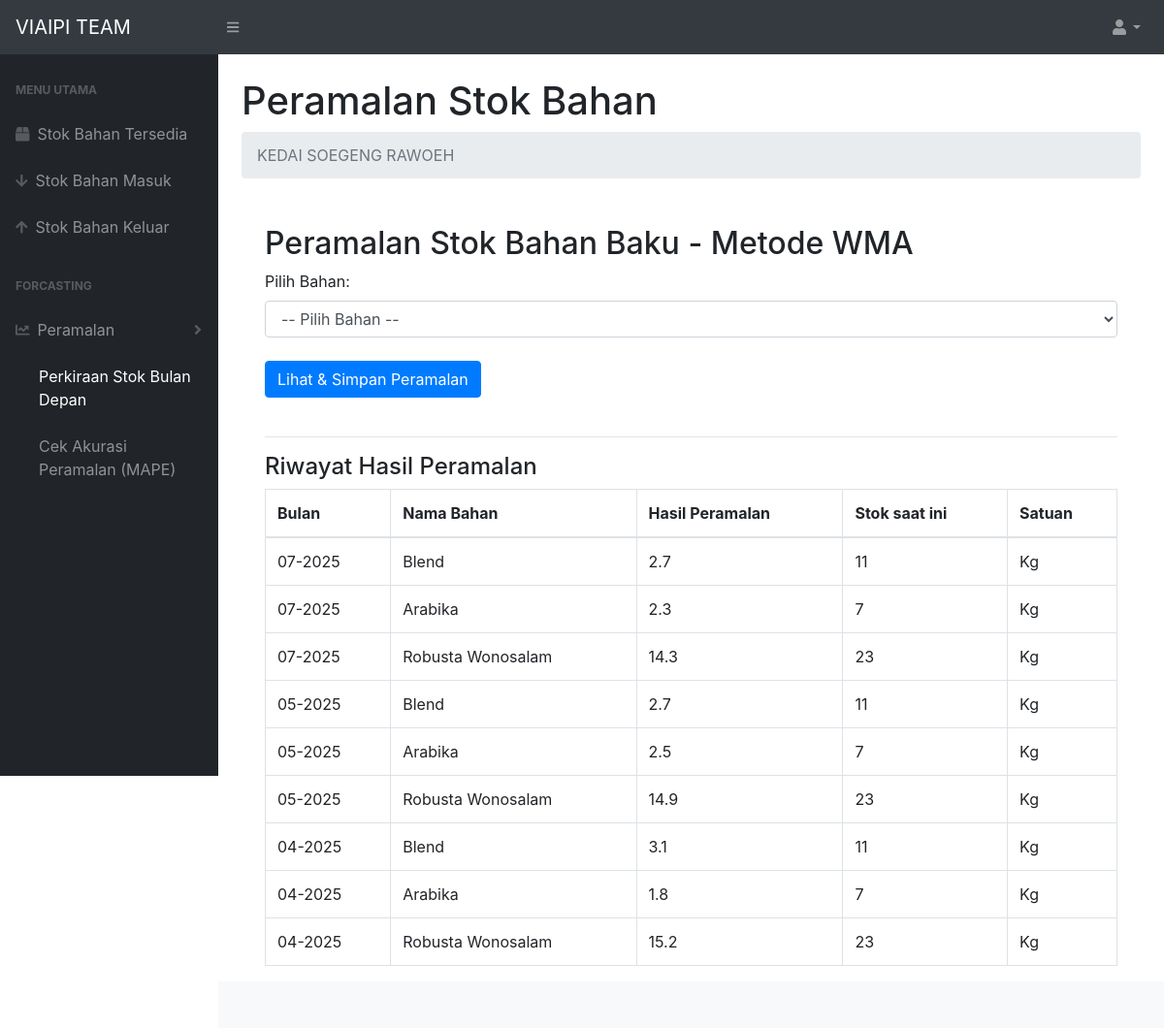
/wma.php, run on the app's committed database.
### tables this page shows
CREATE TABLE `hasil_peramalan` (
  `id` int(11) NOT NULL,
  `idbarang` int(11) NOT NULL,
  `bulan_tahun` varchar(10) NOT NULL,
  `hasil` decimal(10,1) DEFAULT NULL,
  `tanggal_input` timestamp NOT NULL DEFAULT current_timestamp(),
  `satuan` int(11) NOT NULL
);

CREATE TABLE `stock` (
  `idbarang` int(11) NOT NULL,
  `kategori` varchar(20) NOT NULL,
  `namabarang` varchar(25) NOT NULL,
  `deskripsi` varchar(25) NOT NULL,
  `stock` int(11) NOT NULL
);

### wma.php (the view, shortened to what this page needs)
<?php
require 'function.php';
?>
<!DOCTYPE html>
<html lang="en">
<head>
    <link href="css/styles.css" rel="stylesheet" />
    <link href="https://cdn.datatables.net/1.10.20/css/dataTables.bootstrap4.min.css" rel="stylesheet" />
</head>
<body class="sb-nav-fixed">
    <nav class="sb-topnav navbar navbar-expand navbar-dark bg-dark">
        <a class="navbar-brand" href="index.php">VIAIPI TEAM</a>
        <button class="btn btn-link btn-sm order-1 order-lg-0" id="sidebarToggle" href="#"><i class="fas fa-bars"></i></button>
        <ul class="navbar-nav ml-auto ml-md-20">
            <li class="nav-item dropdown">
                <a class="nav-link dropdown-toggle" id="userDropdown" href="#" role="button" data-toggle="dropdown" aria-haspopup="true" aria-expanded="false"><i class="fas fa-user fa-fw"></i></a>
            </li>
        </ul>
    </nav>
    <div id="layoutSidenav">
        <div id="layoutSidenav_nav">
            <nav class="sb-sidenav accordion sb-sidenav-dark" id="sidenavAccordion">
                <div class="sb-sidenav-menu">
                    <div class="nav">
                            <div class="sb-sidenav-menu-heading">Menu Utama</div>
                            <a class="nav-link<?= basename($_SERVER['PHP_SELF']) == 'index.php' ? ' active' : '' ?>" href="index.php">
                                <div class="sb-nav-link-icon"><i class="fas fa-box"></i></div>
                                Stok Bahan Tersedia
                            </a>
                            <a class="nav-link<?= basename($_SERVER['PHP_SELF']) == 'barang masuk.php' ? ' active' : '' ?>" href="barang masuk.php">
                                <div class="sb-nav-link-icon"><i class="fas fa-arrow-down"></i></div>
                                Stok Bahan Masuk
                            </a>
                            <a class="nav-link<?= basename($_SERVER['PHP_SELF']) == 'barang keluar.php' ? ' active' : '' ?>" href="barang keluar.php">
                                <div class="sb-nav-link-icon"><i class="fas fa-arrow-up"></i></div>
                                Stok Bahan Keluar
                            </a>
                            <div class="sb-sidenav-menu-heading">Forcasting</div>
                            <a class="nav-link collapsed" href="#" data-toggle="collapse" data-target="#collapseForecast" aria-expanded="false" aria-controls="collapseForecast">
                                <div class="sb-nav-link-icon"><i class="fas fa-chart-line"></i></div>
                                Peramalan
                                <div class="sb-sidenav-collapse-arrow"><i class="fas fa-angle-down"></i></div>
                            </a>
                            <div class="collapse<?= in_array(basename($_SERVER['PHP_SELF']), ['wma.php', 'cek_mape.php']) ? ' show' : '' ?>" id="collapseForecast" data-bs-parent="#sidenavAccordion">
                                <nav class="sb-sidenav-menu-nested nav">
                                    <a class="nav-link<?= basename($_SERVER['PHP_SELF']) == 'wma.php' ? ' active' : '' ?>" href="wma.php">Perkiraan Stok Bulan Depan</a>
                                    <a class="nav-link<?= basename($_SERVER['PHP_SELF']) == 'cek_mape.php' ? ' active' : '' ?>" href="cek_mape.php">Cek Akurasi Peramalan (MAPE)</a>
                                </nav>
                            </div>
                    </div>
                </div>
            </nav>
        </div>
        <div id="layoutSidenav_content">
            <main>
                <div class="container-fluid">
                    <h1 class="mt-4">Peramalan Stok Bahan</h1>
                    <ol class="breadcrumb mb-4">
                        <li class="breadcrumb-item active">KEDAI SOEGENG RAWOEH</li>
                    </ol>
                    <div class="container mt-5">
                        <h2>Peramalan Stok Bahan Baku - Metode WMA</h2>
                        <form method="post">
                            <label for="idbarang">Pilih Bahan:</label>
                            <select name="idbarang" class="form-control" required>
                                <option value="">-- Pilih Bahan --</option>
                            </select>
                            <br>
                            <button type="submit" name="proses" class="btn btn-primary">Lihat & Simpan Peramalan</button>
                        </form>
                        <br>
                        <hr>
                        <h4>Riwayat Hasil Peramalan</h4>
                        <table class="table table-bordered">
                            <thead>
                                <tr>
                                    <th>Bulan</th>
                                    <th>Nama Bahan</th>
                                    <th>Hasil Peramalan</th>
                                    <th>Stok saat ini</th>
                                    <th>Satuan</th>
                                </tr>
                            </thead>
                            <tbody>
                                <?php
                                $riwayat = mysqli_query($conn, "SELECT h.*, s.namabarang, s.stock, s.deskripsi FROM hasil_peramalan h JOIN stock s ON h.idbarang = s.idbarang ORDER BY h.tanggal_input DESC");
                                while($row = mysqli_fetch_assoc($riwayat)) {
                                    echo "<tr>
                                        <td>{$row['bulan_tahun']}</td>
                                        <td>{$row['namabarang']}</td>
                                        <td>{$row['hasil']}</td>
                                        <td>{$row['stock']}</td>
                                        <td>{$row['deskripsi']}</td>
                                    </tr>";
                                }
                                ?>
                            </tbody>
                        </table>
                    </div>
                </div>
            </main>
            <footer class="py-4 bg-light mt-auto">
            </footer>
        </div>
    </div>
</body>
</html>

### data on the page
hasil_peramalan: bulan_tahun "07-2025", idbarang.namabarang "Blend", hasil "2.7", idbarang.stock "11", idbarang.deskripsi "Kg"
hasil_peramalan: bulan_tahun "07-2025", idbarang.namabarang "Arabika", hasil "2.3", idbarang.stock "7", idbarang.deskripsi "Kg"
hasil_peramalan: bulan_tahun "07-2025", idbarang.namabarang "Robusta Wonosalam", hasil "14.3", idbarang.stock "23", idbarang.deskripsi "Kg"
hasil_peramalan: bulan_tahun "05-2025", idbarang.namabarang "Blend", hasil "2.7", idbarang.stock "11", idbarang.deskripsi "Kg"
hasil_peramalan: bulan_tahun "05-2025", idbarang.namabarang "Arabika", hasil "2.5", idbarang.stock "7", idbarang.deskripsi "Kg"
hasil_peramalan: bulan_tahun "05-2025", idbarang.namabarang "Robusta Wonosalam", hasil "14.9", idbarang.stock "23", idbarang.deskripsi "Kg"
hasil_peramalan: bulan_tahun "04-2025", idbarang.namabarang "Blend", hasil "3.1", idbarang.stock "11", idbarang.deskripsi "Kg"
hasil_peramalan: bulan_tahun "04-2025", idbarang.namabarang "Arabika", hasil "1.8", idbarang.stock "7", idbarang.deskripsi "Kg"
hasil_peramalan: bulan_tahun "04-2025", idbarang.namabarang "Robusta Wonosalam", hasil "15.2", idbarang.stock "23", idbarang.deskripsi "Kg"
